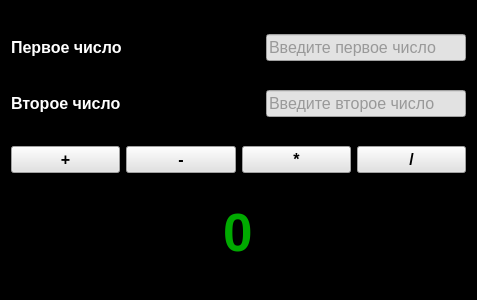
<?xml version="1.0" encoding="UTF-8"?>
<ui version="4.0">
 <class>Form</class>
 <widget class="QWidget" name="Form">
  <property name="geometry">
   <rect>
    <x>0</x>
    <y>0</y>
    <width>477</width>
    <height>300</height>
   </rect>
  </property>
  <property name="minimumSize">
   <size>
    <width>360</width>
    <height>300</height>
   </size>
  </property>
  <property name="maximumSize">
   <size>
    <width>16777215</width>
    <height>350</height>
   </size>
  </property>
  <property name="sizeIncrement">
   <size>
    <width>0</width>
    <height>0</height>
   </size>
  </property>
  <property name="windowTitle">
   <string>Form</string>
  </property>
  <property name="styleSheet">
   <string notr="true">background-color: rgb(0, 0, 0);</string>
  </property>
  <layout class="QVBoxLayout" name="verticalLayout">
   <item>
    <layout class="QHBoxLayout" name="horizontalLayout_2">
     <item>
      <widget class="QLabel" name="label">
       <property name="minimumSize">
        <size>
         <width>125</width>
         <height>25</height>
        </size>
       </property>
       <property name="font">
        <font>
         <family>Arial</family>
         <pointsize>12</pointsize>
         <bold>true</bold>
        </font>
       </property>
       <property name="styleSheet">
        <string notr="true">color: rgb(255, 255, 255);</string>
       </property>
       <property name="text">
        <string>Первое число</string>
       </property>
      </widget>
     </item>
     <item>
      <spacer name="horizontalSpacer_2">
       <property name="orientation">
        <enum>Qt::Orientation::Horizontal</enum>
       </property>
       <property name="sizeHint" stdset="0">
        <size>
         <width>40</width>
         <height>20</height>
        </size>
       </property>
      </spacer>
     </item>
     <item>
      <widget class="QLineEdit" name="lineEdit">
       <property name="minimumSize">
        <size>
         <width>200</width>
         <height>25</height>
        </size>
       </property>
       <property name="font">
        <font>
         <family>Arial</family>
         <pointsize>12</pointsize>
        </font>
       </property>
       <property name="styleSheet">
        <string notr="true">background-color: rgb(226, 226, 226);
color: rgb(80, 80, 80);</string>
       </property>
       <property name="placeholderText">
        <string>Введите первое число</string>
       </property>
      </widget>
     </item>
    </layout>
   </item>
   <item>
    <layout class="QHBoxLayout" name="horizontalLayout_3">
     <item>
      <widget class="QLabel" name="label_2">
       <property name="minimumSize">
        <size>
         <width>125</width>
         <height>25</height>
        </size>
       </property>
       <property name="font">
        <font>
         <family>Arial</family>
         <pointsize>12</pointsize>
         <bold>true</bold>
        </font>
       </property>
       <property name="styleSheet">
        <string notr="true">color: rgb(255, 255, 255);</string>
       </property>
       <property name="text">
        <string>Второе число</string>
       </property>
      </widget>
     </item>
     <item>
      <spacer name="horizontalSpacer">
       <property name="orientation">
        <enum>Qt::Orientation::Horizontal</enum>
       </property>
       <property name="sizeHint" stdset="0">
        <size>
         <width>40</width>
         <height>20</height>
        </size>
       </property>
      </spacer>
     </item>
     <item>
      <widget class="QLineEdit" name="lineEdit_2">
       <property name="minimumSize">
        <size>
         <width>200</width>
         <height>25</height>
        </size>
       </property>
       <property name="font">
        <font>
         <family>Arial</family>
         <pointsize>12</pointsize>
        </font>
       </property>
       <property name="styleSheet">
        <string notr="true">background-color: rgb(226, 226, 226);
color: rgb(80, 80, 80);</string>
       </property>
       <property name="placeholderText">
        <string>Введите второе число</string>
       </property>
      </widget>
     </item>
    </layout>
   </item>
   <item>
    <layout class="QHBoxLayout" name="horizontalLayout">
     <item>
      <widget class="QPushButton" name="pushButton">
       <property name="minimumSize">
        <size>
         <width>80</width>
         <height>25</height>
        </size>
       </property>
       <property name="font">
        <font>
         <family>Arial</family>
         <pointsize>12</pointsize>
         <bold>true</bold>
        </font>
       </property>
       <property name="styleSheet">
        <string notr="true">background-color: rgb(226, 226, 226);</string>
       </property>
       <property name="text">
        <string>+</string>
       </property>
      </widget>
     </item>
     <item>
      <widget class="QPushButton" name="pushButton_2">
       <property name="minimumSize">
        <size>
         <width>80</width>
         <height>25</height>
        </size>
       </property>
       <property name="font">
        <font>
         <family>Arial</family>
         <pointsize>12</pointsize>
         <bold>true</bold>
        </font>
       </property>
       <property name="styleSheet">
        <string notr="true">background-color: rgb(226, 226, 226);</string>
       </property>
       <property name="text">
        <string>-</string>
       </property>
      </widget>
     </item>
     <item>
      <widget class="QPushButton" name="pushButton_3">
       <property name="minimumSize">
        <size>
         <width>80</width>
         <height>25</height>
        </size>
       </property>
       <property name="font">
        <font>
         <family>Arial</family>
         <pointsize>12</pointsize>
         <bold>true</bold>
        </font>
       </property>
       <property name="styleSheet">
        <string notr="true">background-color: rgb(226, 226, 226);</string>
       </property>
       <property name="text">
        <string>*</string>
       </property>
      </widget>
     </item>
     <item>
      <widget class="QPushButton" name="pushButton_4">
       <property name="minimumSize">
        <size>
         <width>80</width>
         <height>25</height>
        </size>
       </property>
       <property name="font">
        <font>
         <family>Arial</family>
         <pointsize>12</pointsize>
         <bold>true</bold>
        </font>
       </property>
       <property name="styleSheet">
        <string notr="true">background-color: rgb(226, 226, 226);</string>
       </property>
       <property name="text">
        <string>/</string>
       </property>
      </widget>
     </item>
    </layout>
   </item>
   <item>
    <widget class="QLineEdit" name="lineEdit_3">
     <property name="minimumSize">
      <size>
       <width>60</width>
       <height>60</height>
      </size>
     </property>
     <property name="font">
      <font>
       <family>Arial</family>
       <pointsize>40</pointsize>
       <bold>true</bold>
      </font>
     </property>
     <property name="autoFillBackground">
      <bool>false</bool>
     </property>
     <property name="styleSheet">
      <string notr="true">font-size: 40pt;
color: rgb(0, 170, 0);
border: none;
</string>
     </property>
     <property name="text">
      <string>0</string>
     </property>
     <property name="alignment">
      <set>Qt::AlignmentFlag::AlignCenter</set>
     </property>
     <property name="readOnly">
      <bool>true</bool>
     </property>
    </widget>
   </item>
  </layout>
 </widget>
 <resources/>
 <connections/>
</ui>
